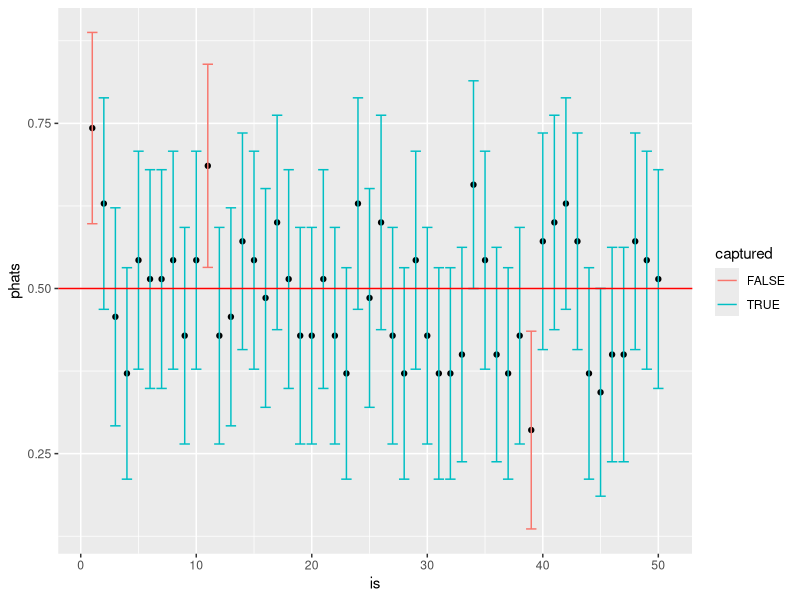

Recreate this plot in R.
set.seed(905)
library(ggplot2)

n <- 35
p <- .5
NUM_SIM <- 50
CONF_LEVEL <- 0.95

lower_bound <- function(x, n, alpha_level = 0.05){
  p_hat <- x/n
  return(p_hat - qnorm(p = 1 - alpha_level/2) * sqrt((p_hat*(1-p_hat))/n))
}
upper_bound <- function(x, n, alpha_level = 0.05){
  p_hat <- x/n
  return(p_hat + qnorm(p = 1 - alpha_level/2) * sqrt((p_hat*(1-p_hat))/n))
}

do_sim <- function(n, p, NUM_SIM, CONF_LEVEL){
  alpha_level <- 1 - CONF_LEVEL
  is <- phats <- lowers <- uppers <- c()
  for (i in 1:NUM_SIM){
    temp_samp <- rbinom(n = 1, size = n, prob = p) # random number of successes
    is[i] <- i
    phats[i] <- temp_samp/n 
    lowers[i] <- lower_bound(x = temp_samp, n = n, alpha_level = alpha_level)
    uppers[i] <- upper_bound(x = temp_samp, n = n, alpha_level = alpha_level)
  }
  captured <- (p > lowers) & (p < uppers)
  print(paste("Proportion of simulated CIs capturing the true p: ", sum(captured)/NUM_SIM), sep ="")
  sim_res <- data.frame(is, phats, lowers, uppers, captured)
  g <- ggplot(sim_res, aes(is, phats)) + 
        geom_point() +
        geom_errorbar(aes(ymin = lowers, ymax = uppers, color = captured)) +
        geom_hline(yintercept = p, color = "red")
  print(g)
}

do_sim(n = n, p = p, NUM_SIM = NUM_SIM, CONF_LEVEL)
